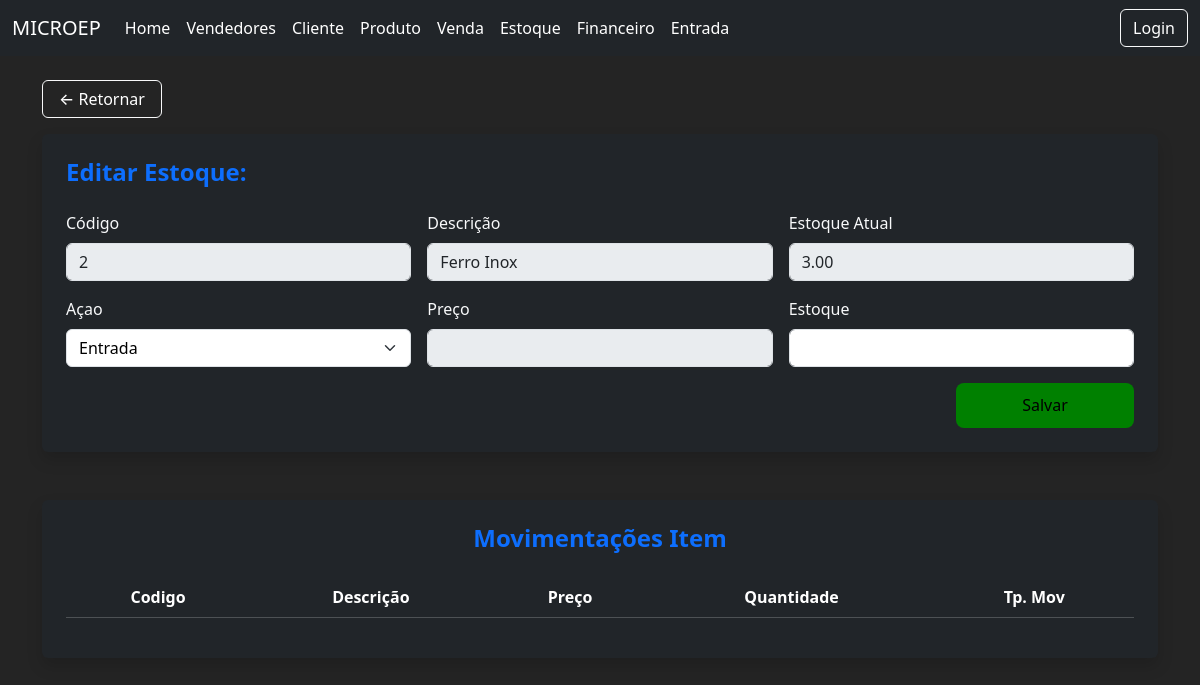
The app's page /produtos/2/ajuste/, older data.
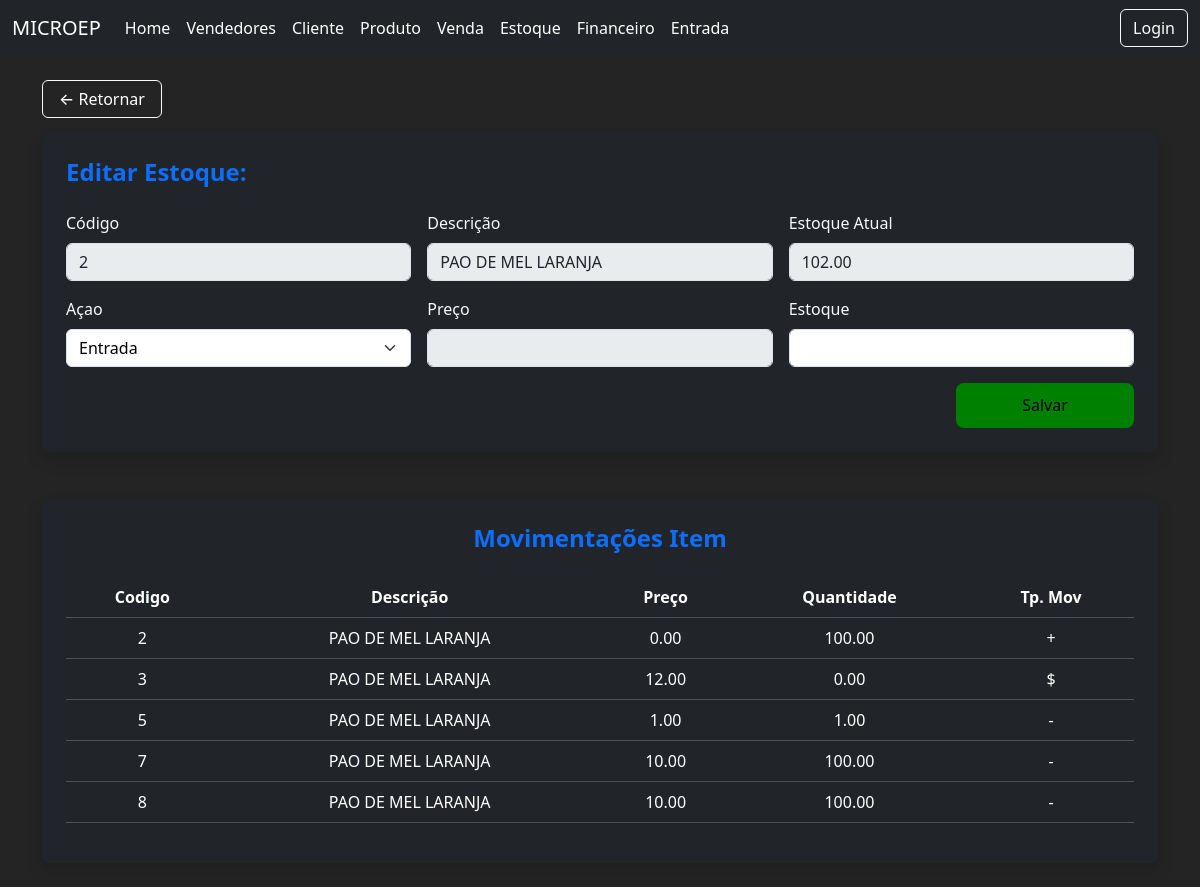
The same page, newer data.
### core/models.py (models this page shows, shortened)
class Produto(models.Model):
    codigo = models.IntegerField()
    descricao = models.CharField(max_length=100)
    preco = models.DecimalField(max_digits=10,decimal_places=2)
    unidade = models.CharField(max_length=2,default="UN")
    quantidadeestoque = models.DecimalField(max_digits=10,decimal_places=2,default=0)

class MovimentoItem(models.Model):
    MOVIMENTO_CHOICES = [
        ('+','ENTRADA'),
        ('-','SAIDA'),
        ('$','CUSTO')
    ]
    tipomovimento = models.CharField(max_length=1,choices=MOVIMENTO_CHOICES)
    produto = models.ForeignKey(Produto,on_delete=models.CASCADE)
    qtdmovimento = models.DecimalField(max_digits=8,decimal_places=2,default=0)
    preco = models.DecimalField(max_digits=8,decimal_places=2,default=0)

### core/views.py (the view, shortened to what this page needs)
# urls.py: path('produtos/<int:id>/ajuste/',views.ajustar_estoque,name='ajustarestoque'),
def ajustar_estoque(request,id):
    erro  = None
    quantidademov = 0
    preco_unitario = 0
    prod = Produto.objects.get(id=id)
    preco = request.POST.get("precoalt")
    quantidadeestoque = request.POST.get("estoquealt")
    tipomov = request.POST.get("tipomov")
    if quantidadeestoque is not None:
        quantidademov = int(quantidadeestoque)
    if preco is not None:
        preco_unitario = int(preco)
    return render(request,'edicao/editarestoque.html',{
        'prod':prod,
        'erro':erro,
        'mvto':MovimentoItem.objects.filter(produto_id=id)})

### core/templates/edicao/editarestoque.html (shortened to what this page needs)
<!DOCTYPE html>
<html lang="en">
<head>
    {% load static %}
    <link rel="stylesheet" href="{% static 'produtos.css' %}">
</head>
<body>
    {% include 'components/navbar.html' %}
    <div class="container py-4">
        <div class="mb-3">
            <a href="{% url 'produtos' %}" class="btn btn-outline-light px-3">
                ← Retornar
            </a>
        </div>
        <div class="bg-dark text-light rounded shadow p-4 mb-5">
            <h4 class="fw-bold text-primary mb-4">Editar Estoque:</h4>
            <form method="post">
                <div class="row g-3">
                    <div class="col-md-4 ">
                        <label class="form-label">Código</label>
                        <input type="number" name="codigo" value="{{prod.codigo}}" class="form-control disabled"
                            disabled>
                    </div>
                    <div class="col-md-4">
                        <label class="form-label">Descrição</label>
                        <input type="text" name="descricao" value="{{prod.descricao}}" class="form-control disabled"
                            disabled>
                    </div>
                    <div class="col-md-4">
                        <label class="form-label">Estoque Atual</label>
                        <input type="text" value="{{prod.quantidadeestoque}}" class="form-control disabled" disabled>
                    </div>
                    <div class="col-md-4  ">
                        <label class="form-label">Açao</label>
                        <select name="tipomov" id="tipo_mov" class="form-select" required>
                            <option value="1">Entrada</option>
                        </select>
                    </div>
                    <div class="col-md-4 mt-3">
                        <label class="form-label">Preço</label>
                        <input id="inputpreco" type="text" name="precoalt" class="form-control" disabled>
                    </div>
                    <div class="col-md-4 mt-3">
                        <label class="form-label">Estoque</label>
                        <input id="inputestoque" type="text" name="estoquealt" class="form-control">
                    </div>
                    <div class="flex text-end">
                        <button class="checkbutton col-md-2 align-end" type="submit">Salvar</button>
                    </div>
                </div>
            </form>
        </div>
        <div class="bg-dark text-light rounded shadow p-4">
            <h4 class="fw-bold text-primary text-center mb-4">Movimentações Item</h4>
            <table class="table table-dark table-hover align-middle">
                <thead>
                    <tr>
                        <th class="text-center">Codigo</th>
                        <th class="text-center">Descrição</th>
                        <th class="text-center">Preço</th>
                        <th class="text-center">Quantidade</th>
                        <th class="text-center">Tp. Mov</th>
                    </tr>
                </thead>
                <tbody>
                    {% for mv in mvto%}
                    <tr>
                        <td class="text-center">{{ mv.id }}</td>
                        <td class="text-center">{{ mv.produto.descricao }}</td>
                        <td class="text-center">{{ mv.preco }}</td>
                        <td class="text-center">{{ mv.qtdmovimento }}</td>
                        <td class="text-center"> {{ mv.tipomovimento }} </td>
                    </tr>
                    {% endfor %}
                </tbody>
            </table>
        </div>
    </div>
</body>
</html>

Row changes from the older to the newer data that the page shows:
changed Produto: descricao "Ferro Inox" → "PAO DE MEL LARANJA"; quantidadeestoque "3.00" → "102.00"
added MovimentoItem: id "2", produto.descricao "PAO DE MEL LARANJA", preco "0.00", qtdmovimento "100.00", tipomovimento "+"
added MovimentoItem: id "3", produto.descricao "PAO DE MEL LARANJA", preco "12.00", qtdmovimento "0.00", tipomovimento "$"
added MovimentoItem: id "5", produto.descricao "PAO DE MEL LARANJA", preco "1.00", qtdmovimento "1.00", tipomovimento "-"
added MovimentoItem: id "7", produto.descricao "PAO DE MEL LARANJA", preco "10.00", qtdmovimento "100.00", tipomovimento "-"
added MovimentoItem: id "8", produto.descricao "PAO DE MEL LARANJA", preco "10.00", qtdmovimento "100.00", tipomovimento "-"
